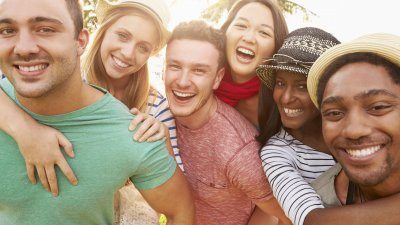
#> input picture Modulo3/Haar Cascade/pessoas.jpg, 400 x 225 px, found by its file name
$ jupyter execute 'Haar Cascade.ipynb'
#> lines starting #> are read from the running program, lines starting #| are printed output that depends on the picture; after the words box and inside, x2 and y2 are one past the last pixel; in counts of white or black regions, pixels touching at a corner belong together
[cell 1]
# Vamos utilizar um modelo já treinado para reconhecer faces. Primeiro, baixe o arquivo xml que está no Github: https://github.com/opencv/opencv/tree/master/data/haarcascades
# Encontre o haarcascade_frontalface_alt.xml. Após clicar nele, clique em Raw, depois clique com o botão direito do mouse salvar como...

import cv2
import numpy as np
from matplotlib import pyplot as plt

imagem = cv2.imread('C:/Users/Natanael/Documents/DidaticaTech/pessoas.jpg')
#> imagem is the input picture: shape (225, 400, 3); mean B, G, R 121.9, 144.3, 171.6
imagem_cinza = cv2.cvtColor(imagem, cv2.COLOR_BGR2GRAY)
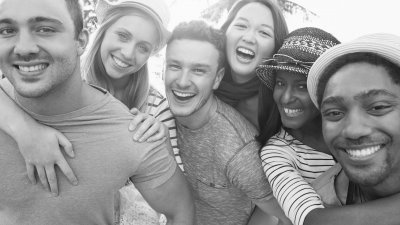
#> imagem_cinza: shape (225, 400); min 16, max 255, mean 149.9

classificador = cv2.CascadeClassifier('C:/Users/Natanael/Documents/DidaticaTech/haarcascade_frontalface_alt.xml')
retangulos_rostos = classificador.detectMultiScale(imagem_cinza, scaleFactor=1.1, minNeighbors=4) # vai retornar as dimensões dos retângulos das faces
#> retangulos_rostos = [[155, 44, 62, 62], [266, 69, 49, 49], [220, 5, 60, 60]]
# scaleFactor define a proporção de redimensionamento da imagem na geração de pirâmides de imagens. Se colocarmos 1.1, significa
# que o algoritmo irá redimensionar a imagem por uma proporção de 10% para cima ou para baixo várias vezes até atingir um limite
# de dimensões X, Y. Depois, ele irá tentar detectar faces em todas essas imagens de diferentes escalas geradas. Se colocarmos
# 1.05, a pirâmide de imagens será gerada de 5% em 5%, e assim por diante.

# minNeighbors especifica quantos vizinhos cada retângulo candidato deve ter para definir a detecção de uma face. Quanto maior
# esse valor, menos detecções se terá, mas mais garantido que a detecção será uma face. De 3-6 costumam ser bons valores para
# se ajustar.

for (x,y,largura,altura) in retangulos_rostos:
    imagem = cv2.rectangle(imagem,(x,y), (x+largura,y+altura), (255,0,0), 4)
#> this loop made 3 passes
#> pass 1, `imagem = cv2.rectangle(imagem,(x,y), (x+largura,y+altura), (255,0,0), 4)`:
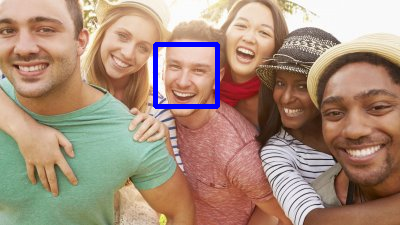
#> imagem: shape (225, 400, 3); 1.36% of pixels changed, all inside (x1, y1, x2, y2) = (153, 42, 220, 109)
#> pass 2, `imagem = cv2.rectangle(imagem,(x,y), (x+largura,y+altura), (255,0,0), 4)`:
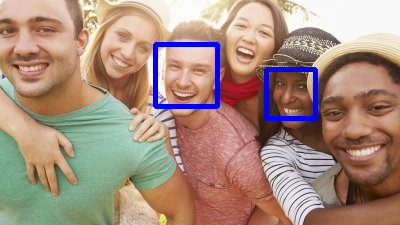
#> imagem: shape (225, 400, 3); 1.08% of pixels changed, all inside (x1, y1, x2, y2) = (264, 67, 318, 121)
#> pass 3, `imagem = cv2.rectangle(imagem,(x,y), (x+largura,y+altura), (255,0,0), 4)`:
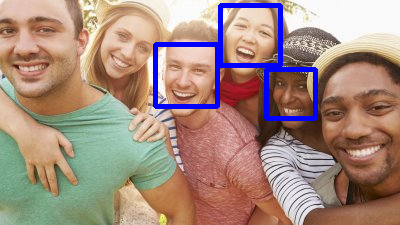
#> imagem: shape (225, 400, 3); 1.25% of pixels changed, all inside (x1, y1, x2, y2) = (218, 3, 283, 68)

plt.figure(figsize=(10,10))
plt.imshow(imagem)
plt.show()
